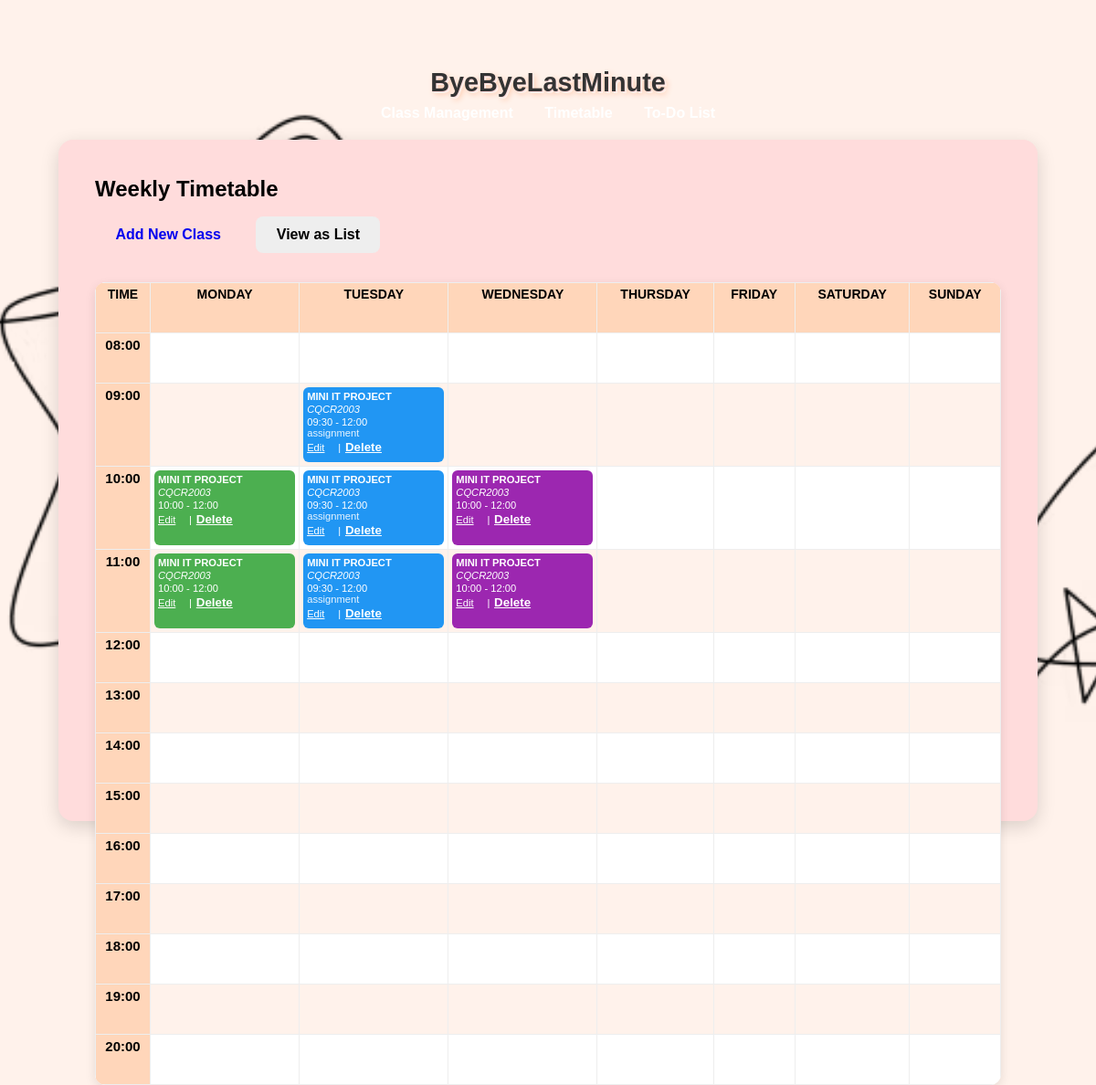
Page /timetable on the committed database.
### tables this page shows
CREATE TABLE classes (
                id INTEGER PRIMARY KEY AUTOINCREMENT,
                name TEXT NOT NULL,
                day TEXT NOT NULL,
                start_time TEXT NOT NULL,
                end_time TEXT NOT NULL,
                location TEXT NOT NULL,
                notes TEXT
            );

### app.py (the view)
@app.route('/timetable')
def timetable():
    conn = get_db_connection()
    classes = conn.execute("SELECT * FROM classes").fetchall()
    conn.close()
    start = datetime.strptime("08:00", "%H:%M")
    end = datetime.strptime("20:00", "%H:%M")
    time_slots = []
    while start <= end:
        time_slots.append(start.strftime("%H:%M"))
        start += timedelta(hours=1)
    class_map = {day: {slot: [] for slot in time_slots} for day in
                 ['Monday','Tuesday','Wednesday','Thursday','Friday','Saturday','Sunday']}
    for c in classes:
        s_time = datetime.strptime(c['start_time'], "%H:%M")
        e_time = datetime.strptime(c['end_time'], "%H:%M")
        for slot in time_slots:
            slot_start = datetime.strptime(slot, "%H:%M")
            slot_end = slot_start + timedelta(hours=1)
            if s_time < slot_end and e_time > slot_start:
                class_map[c['day']][slot].append({
                    'id': c['id'],
                    'name': c['name'],
                    'start_time': c['start_time'],
                    'end_time': c['end_time'],
                    'location': c['location'],
                    'notes': c['notes']
                })
    return render_template('timetable.html',
                           time_slots=time_slots,
                           class_map=class_map)

### app.py (called while the page is built)
def get_db_connection():
    conn = sqlite3.connect(DB_NAME, timeout=10)
    conn.row_factory = sqlite3.Row
    return conn

### templates/timetable.html
{% extends "base.html" %}
{% block content %}
<h2>Weekly Timetable</h2>
<div class="actions">
    <a href="{{ url_for('add_class') }}" class="button">Add New Class</a>
    <a href="{{ url_for('index') }}" class="button secondary">View as List</a>
</div>
<div class="timetable">
    <table>
        <thead>
            <tr>
                <th>Time</th>
                <th>Monday</th>
                <th>Tuesday</th>
                <th>Wednesday</th>
                <th>Thursday</th>
                <th>Friday</th>
                <th>Saturday</th>
                <th>Sunday</th>
            </tr>
        </thead>
        <tbody>
            {% for slot in time_slots %}
            <tr>
                <td class="time-header">{{ slot }}</td>
                {% for day in ['Monday','Tuesday','Wednesday','Thursday','Friday','Saturday','Sunday'] %}
                <td>
                    {% for c in class_map[day][slot] %}
                        <div class="class-event {{ day|lower }}">
                            <div class="class-name">{{ c.name }}</div>
                            <div class="class-location">{{ c.location }}</div>
                            <div class="class-time">{{ c.start_time }} - {{ c.end_time }}</div>
                            {% if c.notes %}
                            <div class="class-notes">{{ c.notes }}</div>
                            {% endif %}
                            <div class="class-actions" style="position: relative;">
                                <a href="{{ url_for('edit_class', class_id=c.id) }}" style="margin-right: 10px;">Edit</a> |
                                <form action="{{ url_for('delete_class', class_id=c.id) }}" method="POST" style="display:inline; position: relative; top: -2px;">
                                    <button type="submit" onclick="return confirm('Are you sure?')"
                                        style="background:none;border:none;color:#fff;text-decoration:underline;cursor:pointer;font: size 0.8rem;padding:0;margin: 0;" onclick="return confirm('Are you sure?')">Delete</button>
                                </form>
                            </div>
                        </div>
                    {% endfor %}
                </td>
                {% endfor %}
            </tr>
            {% endfor %}
        </tbody>
    </table>
</div>
{% endblock %}

### static/style.css (style rules this page uses)
* { margin: 0; padding: 0; box-sizing: border-box; }
html, body { height: 100%; font-family: Arial, sans-serif; background-color: #FFF2EB; background-image: url("Dashboard Background Image.jpg"), url("Dashboard Background Image.avif"); background-repeat: no-repeat; background-size: cover; background-position: center; background-attachment: fixed; color: #000; padding: 2rem; }
h1, h2 { margin-bottom: 1rem; color: #000; }
form { display: grid; gap: 1.5rem; }
.actions { grid-column: span 2; display: flex; gap: 1rem; margin-top: 0.5rem; }
button { padding: 0.7rem 1.4rem; border-radius: 8px; border: none; font-weight: 600; cursor: pointer; transition: background 0.3s; }
button[type="submit"] { background: #ff8c66; color: #fff; }
.actions { margin-bottom: 1.5rem; }
.button { display: inline-block; padding: 0.7rem 1.4rem; border-radius: 8px; border: none; font-weight: 600; cursor: pointer; transition: background 0.3s; text-decoration: none; text-align: center; }
.button.secondary { background: #eee; color: #000; }
table { width: 100%; border-collapse: collapse; margin-top: 1rem; background: #fff; border-radius: 12px; overflow: hidden; box-shadow: 0 4px 12px rgba(0,0,0,0.1); font-size: 15px; }
thead { background: #FFD6BA; color: #000; text-transform: uppercase; font-weight: bold; font-size: 14px; }
th, td { padding: 12px 16px; text-align: left; border-bottom: 1px solid #eee; }
tbody tr:nth-child(even) { background: #FFF2EB; }
.timetable { margin-top: 2rem; width: 100%; height: calc(100vh - 250px); border-collapse: collapse; table-layout: fixed; font-size: 0.8rem; }
.timetable th, .timetable td { border: 1px solid #eee; padding: 4px; vertical-align: top; height: calc((100vh - 250px) / 10); overflow: hidden; }
.timetable th { background-color: #FFD6BA; text-align: center; font-weight: bold; }
.time-header { background-color: #FFD6BA; font-weight: bold; text-align: center; width: 60px; }
.class-event { background-color: #ff8c66; color: white; padding: 4px; border-radius: 6px; margin-bottom: 3px; font-size: 0.7rem; height: 100%; }
.class-name { font-weight: bold; margin-bottom: 2px; }
.class-location { font-style: italic; margin-bottom: 2px; }
.class-notes { font-size: 0.7rem; opacity: 0.9; }
.class-actions { margin-top: 4px; display: flex; gap: 0.3rem; justify-content: flex-start; background: transparent; }
.class-actions a { color: #fff; text-decoration: underline; font-size: 0.7rem; }
.class-event.monday { background-color: #4CAF50; }
.class-event.tuesday { background-color: #2196F3; }
.class-event.wednesday { background-color: #9C27B0; }

### rows in the picture
classes: name "MINI IT PROJECT", location "CQCR2003", start_time "09:30", end_time "12:00", notes "assignment"
classes: name "MINI IT PROJECT", location "CQCR2003", start_time "10:00", end_time "12:00"
classes: name "MINI IT PROJECT", location "CQCR2003", start_time "10:00", end_time "12:00"

### other values in the picture
{{ slot }} "08:00" "09:00" "10:00" "11:00" "12:00" "13:00" "14:00" "15:00" "16:00" "17:00" "18:00" "19:00" "20:00"
